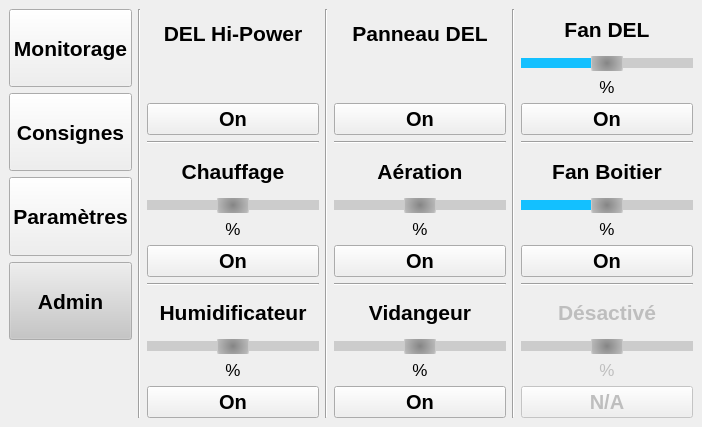
<?xml version="1.0" encoding="UTF-8"?>
<ui version="4.0">
 <class>WindowAdmin</class>
 <widget class="QMainWindow" name="WindowAdmin">
  <property name="geometry">
   <rect>
    <x>0</x>
    <y>0</y>
    <width>702</width>
    <height>427</height>
   </rect>
  </property>
  <property name="windowTitle">
   <string>GUI_ProjetEC_AdminTools</string>
  </property>
  <property name="autoFillBackground">
   <bool>true</bool>
  </property>
  <widget class="QWidget" name="centralwidget">
   <layout class="QHBoxLayout" name="horizontalLayout_2">
    <item>
     <layout class="QHBoxLayout" name="horizontalLayout">
      <item>
       <layout class="QVBoxLayout" name="verticalLayout">
        <item>
         <layout class="QVBoxLayout" name="verticalLayout_5">
          <item>
           <widget class="QPushButton" name="btn_Monitor_Menu">
            <property name="sizePolicy">
             <sizepolicy hsizetype="Minimum" vsizetype="Expanding">
              <horstretch>0</horstretch>
              <verstretch>0</verstretch>
             </sizepolicy>
            </property>
            <property name="minimumSize">
             <size>
              <width>120</width>
              <height>40</height>
             </size>
            </property>
            <property name="font">
             <font>
              <pointsize>16</pointsize>
              <weight>75</weight>
              <bold>true</bold>
             </font>
            </property>
            <property name="text">
             <string>Monitorage</string>
            </property>
           </widget>
          </item>
          <item>
           <widget class="QPushButton" name="btn_Setpoints_Menu">
            <property name="sizePolicy">
             <sizepolicy hsizetype="Minimum" vsizetype="Expanding">
              <horstretch>0</horstretch>
              <verstretch>0</verstretch>
             </sizepolicy>
            </property>
            <property name="minimumSize">
             <size>
              <width>120</width>
              <height>40</height>
             </size>
            </property>
            <property name="font">
             <font>
              <pointsize>16</pointsize>
              <weight>75</weight>
              <bold>true</bold>
             </font>
            </property>
            <property name="text">
             <string>Consignes</string>
            </property>
           </widget>
          </item>
          <item>
           <widget class="QPushButton" name="btn_Param_Menu">
            <property name="sizePolicy">
             <sizepolicy hsizetype="Minimum" vsizetype="Expanding">
              <horstretch>0</horstretch>
              <verstretch>0</verstretch>
             </sizepolicy>
            </property>
            <property name="minimumSize">
             <size>
              <width>120</width>
              <height>40</height>
             </size>
            </property>
            <property name="font">
             <font>
              <pointsize>16</pointsize>
              <weight>75</weight>
              <bold>true</bold>
             </font>
            </property>
            <property name="text">
             <string>Paramètres</string>
            </property>
           </widget>
          </item>
          <item>
           <widget class="QPushButton" name="btn_Outils_Menu">
            <property name="sizePolicy">
             <sizepolicy hsizetype="Minimum" vsizetype="Expanding">
              <horstretch>0</horstretch>
              <verstretch>0</verstretch>
             </sizepolicy>
            </property>
            <property name="minimumSize">
             <size>
              <width>120</width>
              <height>40</height>
             </size>
            </property>
            <property name="palette">
             <palette>
              <active>
               <colorrole role="Button">
                <brush brushstyle="SolidPattern">
                 <color alpha="255">
                  <red>197</red>
                  <green>197</green>
                  <blue>198</blue>
                 </color>
                </brush>
               </colorrole>
              </active>
              <inactive>
               <colorrole role="Button">
                <brush brushstyle="SolidPattern">
                 <color alpha="255">
                  <red>197</red>
                  <green>197</green>
                  <blue>198</blue>
                 </color>
                </brush>
               </colorrole>
              </inactive>
              <disabled>
               <colorrole role="Button">
                <brush brushstyle="SolidPattern">
                 <color alpha="255">
                  <red>197</red>
                  <green>197</green>
                  <blue>198</blue>
                 </color>
                </brush>
               </colorrole>
              </disabled>
             </palette>
            </property>
            <property name="font">
             <font>
              <pointsize>16</pointsize>
              <weight>75</weight>
              <bold>true</bold>
             </font>
            </property>
            <property name="text">
             <string>Admin</string>
            </property>
           </widget>
          </item>
          <item>
           <spacer name="verticalSpacer">
            <property name="orientation">
             <enum>Qt::Vertical</enum>
            </property>
            <property name="sizeType">
             <enum>QSizePolicy::Expanding</enum>
            </property>
            <property name="sizeHint" stdset="0">
             <size>
              <width>20</width>
              <height>60</height>
             </size>
            </property>
           </spacer>
          </item>
         </layout>
        </item>
       </layout>
      </item>
      <item>
       <widget class="Line" name="line">
        <property name="minimumSize">
         <size>
          <width>0</width>
          <height>0</height>
         </size>
        </property>
        <property name="frameShadow">
         <enum>QFrame::Sunken</enum>
        </property>
        <property name="lineWidth">
         <number>1</number>
        </property>
        <property name="orientation">
         <enum>Qt::Vertical</enum>
        </property>
       </widget>
      </item>
      <item>
       <layout class="QVBoxLayout" name="verticalLayout_2">
        <item>
         <layout class="QVBoxLayout" name="verticalLayout_4">
          <item>
           <widget class="QLabel" name="lbl_DEL_COB">
            <property name="font">
             <font>
              <pointsize>16</pointsize>
              <weight>75</weight>
              <bold>true</bold>
             </font>
            </property>
            <property name="frameShape">
             <enum>QFrame::NoFrame</enum>
            </property>
            <property name="text">
             <string>DEL Hi-Power</string>
            </property>
            <property name="alignment">
             <set>Qt::AlignCenter</set>
            </property>
            <property name="wordWrap">
             <bool>true</bool>
            </property>
           </widget>
          </item>
          <item>
           <spacer name="verticalSpacer_2">
            <property name="orientation">
             <enum>Qt::Vertical</enum>
            </property>
            <property name="sizeType">
             <enum>QSizePolicy::Preferred</enum>
            </property>
            <property name="sizeHint" stdset="0">
             <size>
              <width>20</width>
              <height>40</height>
             </size>
            </property>
           </spacer>
          </item>
          <item>
           <widget class="QPushButton" name="btn_LED">
            <property name="sizePolicy">
             <sizepolicy hsizetype="Minimum" vsizetype="Fixed">
              <horstretch>0</horstretch>
              <verstretch>0</verstretch>
             </sizepolicy>
            </property>
            <property name="font">
             <font>
              <pointsize>15</pointsize>
              <weight>75</weight>
              <bold>true</bold>
              <kerning>true</kerning>
             </font>
            </property>
            <property name="text">
             <string>On</string>
            </property>
           </widget>
          </item>
         </layout>
        </item>
        <item>
         <widget class="Line" name="line_3">
          <property name="orientation">
           <enum>Qt::Horizontal</enum>
          </property>
         </widget>
        </item>
        <item>
         <layout class="QVBoxLayout" name="verticalLayout_6">
          <item>
           <widget class="QLabel" name="lbl_Chauffage">
            <property name="font">
             <font>
              <pointsize>16</pointsize>
              <weight>75</weight>
              <bold>true</bold>
             </font>
            </property>
            <property name="frameShape">
             <enum>QFrame::NoFrame</enum>
            </property>
            <property name="text">
             <string>Chauffage</string>
            </property>
            <property name="alignment">
             <set>Qt::AlignCenter</set>
            </property>
           </widget>
          </item>
          <item>
           <widget class="QSlider" name="slider_int_Chauffage">
            <property name="enabled">
             <bool>false</bool>
            </property>
            <property name="font">
             <font>
              <stylestrategy>PreferAntialias</stylestrategy>
             </font>
            </property>
            <property name="styleSheet">
             <string notr="true">
QSlider::groove:horizontal {
  	background-color: black;
	border: 0px solid #424242; 
	height: 10px; 
	border-radius: 30px;
    }
QSlider::handle:horizontal {
    background: qradialgradient(spread:pad, cx:0.5, cy:0.511, radius:1.695, fx:0.5, fy:0.5, stop:0 rgba(133, 133, 133, 255), stop:0.555556 rgba(229, 229, 229, 255));
    border: 1px solid;
	border-color: rgb(202, 202, 202);
    height: 30px;
    width: 30px;
    margin: -10px 0px;
    border-radius: 10px;
    }

QSlider::handle:horizontal:hover {
border-color: rgb(19, 192, 255);
}

QSlider::sub-page
{
    background: rgb(204, 204, 204);
}
QSlider::add-page 
{
    background: rgb(204, 204, 204);
}</string>
            </property>
            <property name="maximum">
             <number>100</number>
            </property>
            <property name="value">
             <number>50</number>
            </property>
            <property name="orientation">
             <enum>Qt::Horizontal</enum>
            </property>
           </widget>
          </item>
          <item>
           <widget class="QLabel" name="lbl_int_Chauffage">
            <property name="sizePolicy">
             <sizepolicy hsizetype="Preferred" vsizetype="Fixed">
              <horstretch>0</horstretch>
              <verstretch>0</verstretch>
             </sizepolicy>
            </property>
            <property name="font">
             <font>
              <pointsize>13</pointsize>
             </font>
            </property>
            <property name="text">
             <string>%</string>
            </property>
            <property name="alignment">
             <set>Qt::AlignBottom|Qt::AlignHCenter</set>
            </property>
           </widget>
          </item>
          <item>
           <widget class="QPushButton" name="btn_Chauffage">
            <property name="sizePolicy">
             <sizepolicy hsizetype="Minimum" vsizetype="Fixed">
              <horstretch>0</horstretch>
              <verstretch>0</verstretch>
             </sizepolicy>
            </property>
            <property name="font">
             <font>
              <pointsize>15</pointsize>
              <weight>75</weight>
              <bold>true</bold>
              <kerning>true</kerning>
             </font>
            </property>
            <property name="text">
             <string>On</string>
            </property>
           </widget>
          </item>
         </layout>
        </item>
        <item>
         <widget class="Line" name="line_5">
          <property name="orientation">
           <enum>Qt::Horizontal</enum>
          </property>
         </widget>
        </item>
        <item>
         <layout class="QVBoxLayout" name="verticalLayout_21">
          <item>
           <widget class="QLabel" name="lbl_Humid">
            <property name="font">
             <font>
              <pointsize>16</pointsize>
              <weight>75</weight>
              <bold>true</bold>
             </font>
            </property>
            <property name="frameShape">
             <enum>QFrame::NoFrame</enum>
            </property>
            <property name="text">
             <string>Humidificateur</string>
            </property>
            <property name="alignment">
             <set>Qt::AlignCenter</set>
            </property>
           </widget>
          </item>
          <item>
           <widget class="QSlider" name="slider_int_Humid">
            <property name="enabled">
             <bool>false</bool>
            </property>
            <property name="font">
             <font>
              <stylestrategy>PreferAntialias</stylestrategy>
             </font>
            </property>
            <property name="styleSheet">
             <string notr="true">
QSlider::groove:horizontal {
  	background-color: black;
	border: 0px solid #424242; 
	height: 10px; 
	border-radius: 30px;
    }
QSlider::handle:horizontal {
    background: qradialgradient(spread:pad, cx:0.5, cy:0.511, radius:1.695, fx:0.5, fy:0.5, stop:0 rgba(133, 133, 133, 255), stop:0.555556 rgba(229, 229, 229, 255));
    border: 1px solid;
	border-color: rgb(202, 202, 202);
    height: 30px;
    width: 30px;
    margin: -10px 0px;
    border-radius: 10px;
    }

QSlider::handle:horizontal:hover {
border-color: rgb(19, 192, 255);
}

QSlider::sub-page
{
    background: rgb(204, 204, 204);
}
QSlider::add-page 
{
    background: rgb(204, 204, 204);
}</string>
            </property>
            <property name="maximum">
             <number>100</number>
            </property>
            <property name="value">
             <number>50</number>
            </property>
            <property name="orientation">
             <enum>Qt::Horizontal</enum>
            </property>
           </widget>
          </item>
          <item>
           <widget class="QLabel" name="lbl_int_Humid">
            <property name="sizePolicy">
             <sizepolicy hsizetype="Preferred" vsizetype="Fixed">
              <horstretch>0</horstretch>
              <verstretch>0</verstretch>
             </sizepolicy>
            </property>
            <property name="font">
             <font>
              <pointsize>13</pointsize>
             </font>
            </property>
            <property name="text">
             <string>%</string>
            </property>
            <property name="alignment">
             <set>Qt::AlignBottom|Qt::AlignHCenter</set>
            </property>
           </widget>
          </item>
          <item>
           <widget class="QPushButton" name="btn_Humid">
            <property name="sizePolicy">
             <sizepolicy hsizetype="Minimum" vsizetype="Fixed">
              <horstretch>0</horstretch>
              <verstretch>0</verstretch>
             </sizepolicy>
            </property>
            <property name="font">
             <font>
              <pointsize>15</pointsize>
              <weight>75</weight>
              <bold>true</bold>
              <kerning>true</kerning>
             </font>
            </property>
            <property name="text">
             <string>On</string>
            </property>
           </widget>
          </item>
         </layout>
        </item>
       </layout>
      </item>
      <item>
       <widget class="Line" name="line_8">
        <property name="orientation">
         <enum>Qt::Vertical</enum>
        </property>
       </widget>
      </item>
      <item>
       <layout class="QVBoxLayout" name="verticalLayout_15">
        <item>
         <layout class="QVBoxLayout" name="verticalLayout_16">
          <item>
           <widget class="QLabel" name="lbl_DEL_Panel">
            <property name="font">
             <font>
              <pointsize>16</pointsize>
              <weight>75</weight>
              <bold>true</bold>
             </font>
            </property>
            <property name="frameShape">
             <enum>QFrame::NoFrame</enum>
            </property>
            <property name="text">
             <string>Panneau DEL</string>
            </property>
            <property name="alignment">
             <set>Qt::AlignCenter</set>
            </property>
           </widget>
          </item>
          <item>
           <spacer name="verticalSpacer_3">
            <property name="orientation">
             <enum>Qt::Vertical</enum>
            </property>
            <property name="sizeType">
             <enum>QSizePolicy::Preferred</enum>
            </property>
            <property name="sizeHint" stdset="0">
             <size>
              <width>20</width>
              <height>40</height>
             </size>
            </property>
           </spacer>
          </item>
          <item>
           <widget class="QPushButton" name="btn_DEL_Panel">
            <property name="sizePolicy">
             <sizepolicy hsizetype="Minimum" vsizetype="Fixed">
              <horstretch>0</horstretch>
              <verstretch>0</verstretch>
             </sizepolicy>
            </property>
            <property name="font">
             <font>
              <pointsize>15</pointsize>
              <weight>75</weight>
              <bold>true</bold>
              <kerning>true</kerning>
             </font>
            </property>
            <property name="text">
             <string>On</string>
            </property>
           </widget>
          </item>
         </layout>
        </item>
        <item>
         <widget class="Line" name="line_2">
          <property name="orientation">
           <enum>Qt::Horizontal</enum>
          </property>
         </widget>
        </item>
        <item>
         <layout class="QVBoxLayout" name="verticalLayout_17">
          <item>
           <widget class="QLabel" name="lbl_Aeration">
            <property name="font">
             <font>
              <pointsize>16</pointsize>
              <weight>75</weight>
              <bold>true</bold>
             </font>
            </property>
            <property name="frameShape">
             <enum>QFrame::NoFrame</enum>
            </property>
            <property name="text">
             <string>Aération</string>
            </property>
            <property name="alignment">
             <set>Qt::AlignCenter</set>
            </property>
           </widget>
          </item>
          <item>
           <widget class="QSlider" name="slider_int_Aeration">
            <property name="enabled">
             <bool>false</bool>
            </property>
            <property name="font">
             <font>
              <stylestrategy>PreferAntialias</stylestrategy>
             </font>
            </property>
            <property name="styleSheet">
             <string notr="true">
QSlider::groove:horizontal {
  	background-color: black;
	border: 0px solid #424242; 
	height: 10px; 
	border-radius: 30px;
    }
QSlider::handle:horizontal {
    background: qradialgradient(spread:pad, cx:0.5, cy:0.511, radius:1.695, fx:0.5, fy:0.5, stop:0 rgba(133, 133, 133, 255), stop:0.555556 rgba(229, 229, 229, 255));
    border: 1px solid;
	border-color: rgb(202, 202, 202);
    height: 30px;
    width: 30px;
    margin: -10px 0px;
    border-radius: 10px;
    }

QSlider::handle:horizontal:hover {
border-color: rgb(19, 192, 255);
}

QSlider::sub-page
{
    background: rgb(204, 204, 204);
}
QSlider::add-page 
{
    background: rgb(204, 204, 204);
}</string>
            </property>
            <property name="maximum">
             <number>100</number>
            </property>
            <property name="value">
             <number>50</number>
            </property>
            <property name="orientation">
             <enum>Qt::Horizontal</enum>
            </property>
           </widget>
          </item>
          <item>
           <widget class="QLabel" name="lbl_int_Aeration">
            <property name="sizePolicy">
             <sizepolicy hsizetype="Preferred" vsizetype="Fixed">
              <horstretch>0</horstretch>
              <verstretch>0</verstretch>
             </sizepolicy>
            </property>
            <property name="font">
             <font>
              <pointsize>13</pointsize>
             </font>
            </property>
            <property name="text">
             <string>%</string>
            </property>
            <property name="alignment">
             <set>Qt::AlignBottom|Qt::AlignHCenter</set>
            </property>
           </widget>
          </item>
          <item>
           <widget class="QPushButton" name="btn_Aeration">
            <property name="sizePolicy">
             <sizepolicy hsizetype="Minimum" vsizetype="Fixed">
              <horstretch>0</horstretch>
              <verstretch>0</verstretch>
             </sizepolicy>
            </property>
            <property name="font">
             <font>
              <pointsize>15</pointsize>
              <weight>75</weight>
              <bold>true</bold>
              <kerning>true</kerning>
             </font>
            </property>
            <property name="text">
             <string>On</string>
            </property>
           </widget>
          </item>
         </layout>
        </item>
        <item>
         <widget class="Line" name="line_6">
          <property name="orientation">
           <enum>Qt::Horizontal</enum>
          </property>
         </widget>
        </item>
        <item>
         <layout class="QVBoxLayout" name="verticalLayout_20">
          <item>
           <widget class="QLabel" name="lbl_Vidange">
            <property name="font">
             <font>
              <pointsize>16</pointsize>
              <weight>75</weight>
              <bold>true</bold>
             </font>
            </property>
            <property name="frameShape">
             <enum>QFrame::NoFrame</enum>
            </property>
            <property name="text">
             <string>Vidangeur</string>
            </property>
            <property name="alignment">
             <set>Qt::AlignCenter</set>
            </property>
           </widget>
          </item>
          <item>
           <widget class="QSlider" name="slider_int_Vidange">
            <property name="enabled">
             <bool>false</bool>
            </property>
            <property name="font">
             <font>
              <stylestrategy>PreferAntialias</stylestrategy>
             </font>
            </property>
            <property name="styleSheet">
             <string notr="true">
QSlider::groove:horizontal {
  	background-color: black;
	border: 0px solid #424242; 
	height: 10px; 
	border-radius: 30px;
    }
QSlider::handle:horizontal {
    background: qradialgradient(spread:pad, cx:0.5, cy:0.511, radius:1.695, fx:0.5, fy:0.5, stop:0 rgba(133, 133, 133, 255), stop:0.555556 rgba(229, 229, 229, 255));
    border: 1px solid;
	border-color: rgb(202, 202, 202);
    height: 30px;
    width: 30px;
    margin: -10px 0px;
    border-radius: 10px;
    }

QSlider::handle:horizontal:hover {
border-color: rgb(19, 192, 255);
}

QSlider::sub-page
{
    background: rgb(204, 204, 204);
}
QSlider::add-page 
{
    background: rgb(204, 204, 204);
}</string>
            </property>
            <property name="maximum">
             <number>100</number>
            </property>
            <property name="value">
             <number>50</number>
            </property>
            <property name="orientation">
             <enum>Qt::Horizontal</enum>
            </property>
           </widget>
          </item>
          <item>
           <widget class="QLabel" name="lbl_int_Vidange">
            <property name="sizePolicy">
             <sizepolicy hsizetype="Preferred" vsizetype="Fixed">
              <horstretch>0</horstretch>
              <verstretch>0</verstretch>
             </sizepolicy>
            </property>
            <property name="font">
             <font>
              <pointsize>13</pointsize>
             </font>
            </property>
            <property name="text">
             <string>%</string>
            </property>
            <property name="alignment">
             <set>Qt::AlignBottom|Qt::AlignHCenter</set>
            </property>
           </widget>
          </item>
          <item>
           <widget class="QPushButton" name="btn_Vidange">
            <property name="sizePolicy">
             <sizepolicy hsizetype="Minimum" vsizetype="Fixed">
              <horstretch>0</horstretch>
              <verstretch>0</verstretch>
             </sizepolicy>
            </property>
            <property name="font">
             <font>
              <pointsize>15</pointsize>
              <weight>75</weight>
              <bold>true</bold>
              <kerning>true</kerning>
             </font>
            </property>
            <property name="text">
             <string>On</string>
            </property>
           </widget>
          </item>
         </layout>
        </item>
       </layout>
      </item>
      <item>
       <widget class="Line" name="line_9">
        <property name="orientation">
         <enum>Qt::Vertical</enum>
        </property>
       </widget>
      </item>
      <item>
       <layout class="QVBoxLayout" name="verticalLayout_7">
        <item>
         <layout class="QVBoxLayout" name="verticalLayout_25">
          <item>
           <widget class="QLabel" name="lbl_Fan_DEL_2">
            <property name="font">
             <font>
              <pointsize>16</pointsize>
              <weight>75</weight>
              <bold>true</bold>
             </font>
            </property>
            <property name="frameShape">
             <enum>QFrame::NoFrame</enum>
            </property>
            <property name="text">
             <string>Fan DEL</string>
            </property>
            <property name="alignment">
             <set>Qt::AlignCenter</set>
            </property>
           </widget>
          </item>
          <item>
           <widget class="QSlider" name="slider_int_Fan_DEL">
            <property name="font">
             <font>
              <stylestrategy>PreferAntialias</stylestrategy>
             </font>
            </property>
            <property name="styleSheet">
             <string notr="true">
QSlider::groove:horizontal {
  	background-color: black;
	border: 0px solid #424242; 
	height: 10px; 
	border-radius: 30px;
    }
QSlider::handle:horizontal {
    background: qradialgradient(spread:pad, cx:0.5, cy:0.511, radius:1.695, fx:0.5, fy:0.5, stop:0 rgba(133, 133, 133, 255), stop:0.555556 rgba(229, 229, 229, 255));
    border: 1px solid;
	border-color: rgb(202, 202, 202);
    height: 30px;
    width: 30px;
    margin: -10px 0px;
    border-radius: 10px;
    }

QSlider::handle:horizontal:hover {
border-color: rgb(19, 192, 255);
}

QSlider::sub-page
{
    background: rgb(19, 192, 255);
}
QSlider::add-page 
{
    background: rgb(204, 204, 204);
}</string>
            </property>
            <property name="maximum">
             <number>100</number>
            </property>
            <property name="value">
             <number>50</number>
            </property>
            <property name="orientation">
             <enum>Qt::Horizontal</enum>
            </property>
           </widget>
          </item>
          <item>
           <widget class="QLabel" name="lbl_int_Fan_DEL">
            <property name="sizePolicy">
             <sizepolicy hsizetype="Preferred" vsizetype="Fixed">
              <horstretch>0</horstretch>
              <verstretch>0</verstretch>
             </sizepolicy>
            </property>
            <property name="font">
             <font>
              <pointsize>13</pointsize>
             </font>
            </property>
            <property name="text">
             <string>%</string>
            </property>
            <property name="alignment">
             <set>Qt::AlignBottom|Qt::AlignHCenter</set>
            </property>
           </widget>
          </item>
          <item>
           <widget class="QPushButton" name="btn_Fan_DEL">
            <property name="sizePolicy">
             <sizepolicy hsizetype="Minimum" vsizetype="Fixed">
              <horstretch>0</horstretch>
              <verstretch>0</verstretch>
             </sizepolicy>
            </property>
            <property name="font">
             <font>
              <pointsize>15</pointsize>
              <weight>75</weight>
              <bold>true</bold>
              <kerning>true</kerning>
             </font>
            </property>
            <property name="text">
             <string>On</string>
            </property>
           </widget>
          </item>
         </layout>
        </item>
        <item>
         <widget class="Line" name="line_4">
          <property name="orientation">
           <enum>Qt::Horizontal</enum>
          </property>
         </widget>
        </item>
        <item>
         <layout class="QVBoxLayout" name="verticalLayout_3">
          <item>
           <widget class="QLabel" name="lbl_Fan_Boitier">
            <property name="font">
             <font>
              <pointsize>16</pointsize>
              <weight>75</weight>
              <bold>true</bold>
             </font>
            </property>
            <property name="frameShape">
             <enum>QFrame::NoFrame</enum>
            </property>
            <property name="text">
             <string>Fan Boitier</string>
            </property>
            <property name="alignment">
             <set>Qt::AlignCenter</set>
            </property>
           </widget>
          </item>
          <item>
           <widget class="QSlider" name="slider_int_Fan_Boitier">
            <property name="font">
             <font>
              <stylestrategy>PreferAntialias</stylestrategy>
             </font>
            </property>
            <property name="styleSheet">
             <string notr="true">
QSlider::groove:horizontal {
  	background-color: black;
	border: 0px solid #424242; 
	height: 10px; 
	border-radius: 30px;
    }
QSlider::handle:horizontal {
    background: qradialgradient(spread:pad, cx:0.5, cy:0.511, radius:1.695, fx:0.5, fy:0.5, stop:0 rgba(133, 133, 133, 255), stop:0.555556 rgba(229, 229, 229, 255));
    border: 1px solid;
	border-color: rgb(202, 202, 202);
    height: 30px;
    width: 30px;
    margin: -10px 0px;
    border-radius: 10px;
    }

QSlider::handle:horizontal:hover {
border-color: rgb(19, 192, 255);
}

QSlider::sub-page
{
    background: rgb(19, 192, 255);
}
QSlider::add-page 
{
    background: rgb(204, 204, 204);
}</string>
            </property>
            <property name="maximum">
             <number>100</number>
            </property>
            <property name="value">
             <number>50</number>
            </property>
            <property name="orientation">
             <enum>Qt::Horizontal</enum>
            </property>
           </widget>
          </item>
          <item>
           <widget class="QLabel" name="lbl_int_Fan_Boitier">
            <property name="sizePolicy">
             <sizepolicy hsizetype="Preferred" vsizetype="Fixed">
              <horstretch>0</horstretch>
              <verstretch>0</verstretch>
             </sizepolicy>
            </property>
            <property name="font">
             <font>
              <pointsize>13</pointsize>
             </font>
            </property>
            <property name="text">
             <string>%</string>
            </property>
            <property name="alignment">
             <set>Qt::AlignBottom|Qt::AlignHCenter</set>
            </property>
           </widget>
          </item>
          <item>
           <widget class="QPushButton" name="btn_Fan_Boitier">
            <property name="sizePolicy">
             <sizepolicy hsizetype="Minimum" vsizetype="Fixed">
              <horstretch>0</horstretch>
              <verstretch>0</verstretch>
             </sizepolicy>
            </property>
            <property name="font">
             <font>
              <pointsize>15</pointsize>
              <weight>75</weight>
              <bold>true</bold>
              <kerning>true</kerning>
             </font>
            </property>
            <property name="text">
             <string>On</string>
            </property>
           </widget>
          </item>
         </layout>
        </item>
        <item>
         <widget class="Line" name="line_7">
          <property name="orientation">
           <enum>Qt::Horizontal</enum>
          </property>
         </widget>
        </item>
        <item>
         <layout class="QVBoxLayout" name="verticalLayout_18">
          <item>
           <widget class="QLabel" name="lbl_Unused">
            <property name="enabled">
             <bool>false</bool>
            </property>
            <property name="font">
             <font>
              <pointsize>16</pointsize>
              <weight>75</weight>
              <bold>true</bold>
             </font>
            </property>
            <property name="frameShape">
             <enum>QFrame::NoFrame</enum>
            </property>
            <property name="text">
             <string>Désactivé</string>
            </property>
            <property name="alignment">
             <set>Qt::AlignCenter</set>
            </property>
           </widget>
          </item>
          <item>
           <widget class="QSlider" name="slider_int_Unused">
            <property name="enabled">
             <bool>false</bool>
            </property>
            <property name="font">
             <font>
              <stylestrategy>PreferAntialias</stylestrategy>
             </font>
            </property>
            <property name="styleSheet">
             <string notr="true">
QSlider::groove:horizontal {
  	background-color: black;
	border: 0px solid #424242; 
	height: 10px; 
	border-radius: 30px;
    }
QSlider::handle:horizontal {
    background: qradialgradient(spread:pad, cx:0.5, cy:0.511, radius:1.695, fx:0.5, fy:0.5, stop:0 rgba(133, 133, 133, 255), stop:0.555556 rgba(229, 229, 229, 255));
    border: 1px solid;
	border-color: rgb(202, 202, 202);
    height: 30px;
    width: 30px;
    margin: -10px 0px;
    border-radius: 10px;
    }

QSlider::handle:horizontal:hover {
border-color: rgb(19, 192, 255);
}

QSlider::sub-page
{
    background: rgb(204, 204, 204);
}
QSlider::add-page 
{
    background: rgb(204, 204, 204);
}</string>
            </property>
            <property name="maximum">
             <number>100</number>
            </property>
            <property name="value">
             <number>50</number>
            </property>
            <property name="orientation">
             <enum>Qt::Horizontal</enum>
            </property>
           </widget>
          </item>
          <item>
           <widget class="QLabel" name="lbl_int_Unused">
            <property name="enabled">
             <bool>false</bool>
            </property>
            <property name="sizePolicy">
             <sizepolicy hsizetype="Preferred" vsizetype="Fixed">
              <horstretch>0</horstretch>
              <verstretch>0</verstretch>
             </sizepolicy>
            </property>
            <property name="font">
             <font>
              <pointsize>13</pointsize>
             </font>
            </property>
            <property name="text">
             <string>%</string>
            </property>
            <property name="alignment">
             <set>Qt::AlignBottom|Qt::AlignHCenter</set>
            </property>
           </widget>
          </item>
          <item>
           <widget class="QPushButton" name="btn_Unused">
            <property name="enabled">
             <bool>false</bool>
            </property>
            <property name="sizePolicy">
             <sizepolicy hsizetype="Minimum" vsizetype="Fixed">
              <horstretch>0</horstretch>
              <verstretch>0</verstretch>
             </sizepolicy>
            </property>
            <property name="font">
             <font>
              <pointsize>15</pointsize>
              <weight>75</weight>
              <bold>true</bold>
              <kerning>true</kerning>
             </font>
            </property>
            <property name="text">
             <string>N/A</string>
            </property>
           </widget>
          </item>
         </layout>
        </item>
       </layout>
      </item>
     </layout>
    </item>
   </layout>
  </widget>
 </widget>
 <resources/>
 <connections/>
</ui>
